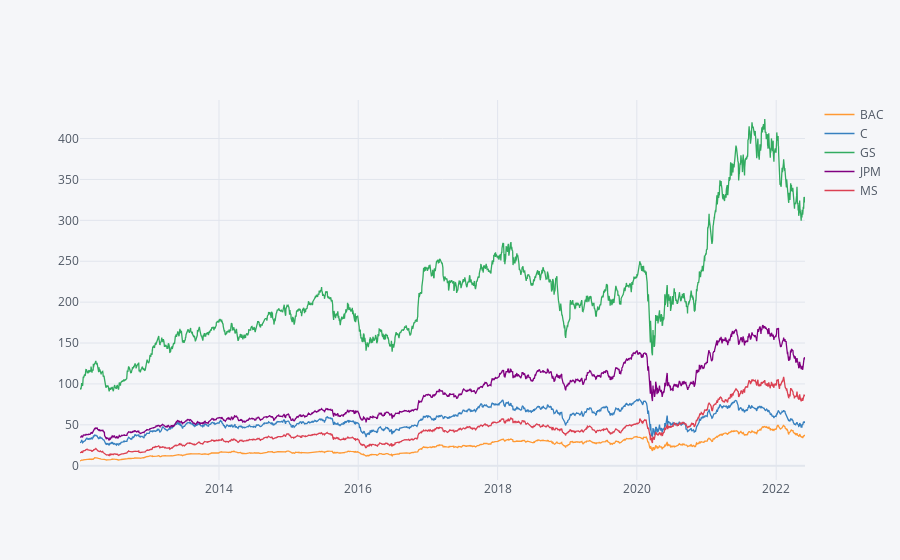

Notebook source saved alongside this figure:
### Markdown cell above
# interactive ploting

### Code cell
bank_stocks.xs(key='Close',axis=1,level='Stock info').iplot()

### Figure 1 — Plotly figure (JSON) as saved in the notebook; plotly's stock layout.template omitted (floating-point values rounded to 4 significant figures; data arrays with more than 128 entries replaced by an {"elided": "..."} marker saying what was removed)
{"data": [{"line": {"color": "rgba(255, 153, 51, 1.0)", "dash": "solid", "shape": "linear", "width": 1.3}, "mode": "lines", "name": "BAC", "text": "", "type": "scatter", "x": {"elided": "2621 str values"}, "y": {"elided": "2621 float values"}}, {"line": {"color": "rgba(55, 128, 191, 1.0)", "dash": "solid", "shape": "linear", "width": 1.3}, "mode": "lines", "name": "C", "text": "", "type": "scatter", "x": {"elided": "2621 str values"}, "y": {"elided": "2621 float values"}}, {"line": {"color": "rgba(50, 171, 96, 1.0)", "dash": "solid", "shape": "linear", "width": 1.3}, "mode": "lines", "name": "GS", "text": "", "type": "scatter", "x": {"elided": "2621 str values"}, "y": {"elided": "2621 float values"}}, {"line": {"color": "rgba(128, 0, 128, 1.0)", "dash": "solid", "shape": "linear", "width": 1.3}, "mode": "lines", "name": "JPM", "text": "", "type": "scatter", "x": {"elided": "2621 str values"}, "y": {"elided": "2621 float values"}}, {"line": {"color": "rgba(219, 64, 82, 1.0)", "dash": "solid", "shape": "linear", "width": 1.3}, "mode": "lines", "name": "MS", "text": "", "type": "scatter", "x": {"elided": "2621 str values"}, "y": {"elided": "2621 float values"}}], "layout": {"legend": {"bgcolor": "#F5F6F9", "font": {"color": "#4D5663"}}, "paper_bgcolor": "#F5F6F9", "plot_bgcolor": "#F5F6F9", "title": {"font": {"color": "#4D5663"}}, "xaxis": {"gridcolor": "#E1E5ED", "showgrid": true, "tickfont": {"color": "#4D5663"}, "title": {"font": {"color": "#4D5663"}, "text": ""}, "zerolinecolor": "#E1E5ED"}, "yaxis": {"gridcolor": "#E1E5ED", "showgrid": true, "tickfont": {"color": "#4D5663"}, "title": {"font": {"color": "#4D5663"}, "text": ""}, "zerolinecolor": "#E1E5ED"}}}
